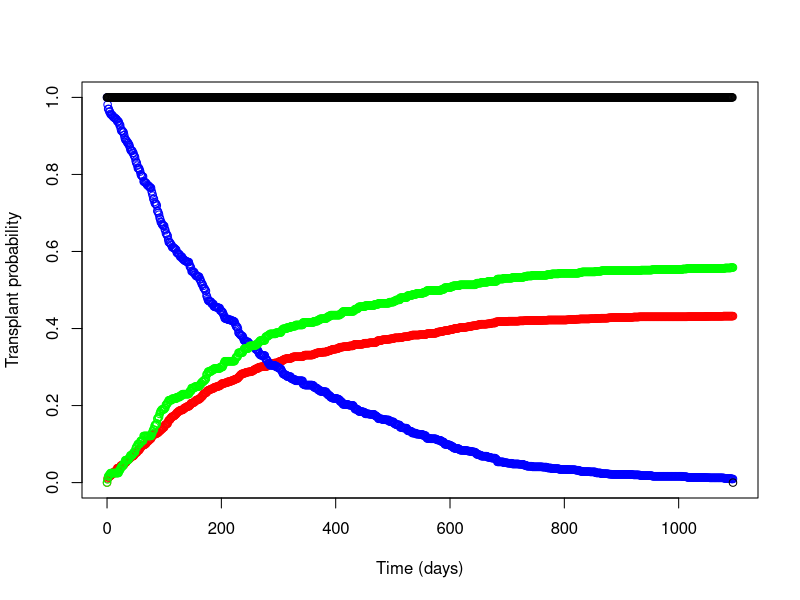

The R script that drew this image:
## Set work area/libname ##
setwd("F:\\Stats & Audit\\Shared\\Cardiothoracic\\Projects\\Outcomes from lung listing\\Modelling\\9. Work for David Speigenhalter\\October 2018\\Cox model work Dec 2020\\R work")

## Import data ##
survdata <- read.csv("lung wlist surv - categorical.csv")
param <- read.csv("wlist param - categorical.csv")
attach(survdata)
attach(param)

## Check data ##
head(survdata)
head(param)

## Adjusted capH will be - log(tx_surv) * exp(XB) ##

adjcox <- function(cent = "Newcastle", sex = 1, disgrp = "COPD", pred = "0", inhosp = 1, nyha = 3, age_grp = 4, prevthor = 1, bld = "O", bmi_grp = 2, fvc_grp = 3) {
  
  
  ## Calculate individual xbeta terms ##
  
  #Sex #
  if(sex == 1){tx_xbeta_sex = tx_sex_1 ; rem_xbeta_sex = rem_sex_1}
  if(sex == 2){tx_xbeta_sex = tx_sex_2 ; rem_xbeta_sex = rem_sex_2}

  #Disease group #
  if(disgrp == "COPD"){tx_xbeta_dis = tx_dis_copd; rem_xbeta_dis = rem_dis_copd}
  if(disgrp == "CF"){tx_xbeta_dis = tx_dis_cf; rem_xbeta_dis = rem_dis_cf}
  if(disgrp == "Other"){tx_xbeta_dis = tx_dis_oth; rem_xbeta_dis = rem_dis_oth}
  if(disgrp == "PF"){tx_xbeta_dis = tx_dis_pf; rem_xbeta_dis = rem_dis_pf}
  
  #Prednisolone group #
  if(pred == "0"){tx_xbeta_pred = tx_pred_0; rem_xbeta_pred = rem_pred_0}
  if(pred == "1-14"){tx_xbeta_pred = tx_pred_1_14; rem_xbeta_pred = rem_pred_1_14}
  if(pred == ">=15"){tx_xbeta_pred = tx_pred_15; rem_xbeta_pred = rem_pred_15}
  
  #In hospital #
  if(inhosp == 1){tx_xbeta_hosp = tx_in_hosp_1; rem_xbeta_hosp = rem_in_hosp_1}
  if(inhosp == 2){tx_xbeta_hosp = tx_in_hosp_2; rem_xbeta_hosp = rem_in_hosp_2}
  
  #NYHA #
  if(nyha == 1){tx_xbeta_nyha = tx_nyha_1; rem_xbeta_nyha = rem_nyha_1}
  if(nyha == 2){tx_xbeta_nyha = tx_nyha_2; rem_xbeta_nyha = rem_nyha_2}
  if(nyha == 3){tx_xbeta_nyha = tx_nyha_3; rem_xbeta_nyha = rem_nyha_3}
  if(nyha == 4){tx_xbeta_nyha = tx_nyha_4; rem_xbeta_nyha = rem_nyha_4}
  
  #Previous thoracotomy #
  if(prevthor == 1){tx_xbeta_prevthor = tx_prev_thor_1; rem_xbeta_prevthor = rem_prev_thor_1}
  if(prevthor == 2){tx_xbeta_prevthor = tx_prev_thor_2; rem_xbeta_prevthor = rem_prev_thor_2}
  
  #Blood group #
  if(bld == "O"){tx_xbeta_bld = tx_bld_1; rem_xbeta_bld = rem_bld_1}
  if(bld == "A"){tx_xbeta_bld = tx_bld_2; rem_xbeta_bld = rem_bld_2}
  if(bld == "B"){tx_xbeta_bld = tx_bld_3; rem_xbeta_bld = rem_bld_3}
  if(bld == "AB"){tx_xbeta_bld = tx_bld_4; rem_xbeta_bld = rem_bld_4}
  
  #BMI group #
  if(bmi_grp == 1){tx_xbeta_bmi = tx_bmi_1; rem_xbeta_bmi = rem_bmi_1}
  if(bmi_grp == 2){tx_xbeta_bmi = tx_bmi_2; rem_xbeta_bmi = rem_bmi_2}
  if(bmi_grp == 3){tx_xbeta_bmi = tx_bmi_3; rem_xbeta_bmi = rem_bmi_3}
  
  #FVC #
  if(fvc_grp == 1){tx_xbeta_fvc = tx_fvc_1; rem_xbeta_fvc = rem_fvc_1}
  if(fvc_grp == 2){tx_xbeta_fvc = tx_fvc_2; rem_xbeta_fvc = rem_fvc_2}
  if(fvc_grp == 3){tx_xbeta_fvc = tx_fvc_3; rem_xbeta_fvc = rem_fvc_3}
  if(fvc_grp == 4){tx_xbeta_fvc = tx_fvc_4; rem_xbeta_fvc = rem_fvc_4}
  
  #Age #
  if(age_grp == 1){tx_xbeta_age = tx_rage_1; rem_xbeta_age = rem_rage_1}
  if(age_grp == 2){tx_xbeta_age = tx_rage_2; rem_xbeta_age = rem_rage_2}
  if(age_grp == 3){tx_xbeta_age = tx_rage_3; rem_xbeta_age = rem_rage_3}
  if(age_grp == 4){tx_xbeta_age = tx_rage_4; rem_xbeta_age = rem_rage_4}
  if(age_grp == 5){tx_xbeta_age = tx_rage_5; rem_xbeta_age = rem_rage_5}
  
  
  ## Total xbetas ##
  tx_xbeta <- sum(tx_xbeta_sex, tx_xbeta_dis, tx_xbeta_pred, tx_xbeta_hosp, tx_xbeta_nyha, tx_xbeta_prevthor, tx_xbeta_bld, tx_xbeta_bmi, tx_xbeta_fvc, tx_xbeta_age)
  rem_xbeta <- sum(rem_xbeta_sex, rem_xbeta_dis, rem_xbeta_pred, rem_xbeta_hosp, rem_xbeta_nyha, rem_xbeta_prevthor, rem_xbeta_bld, rem_xbeta_bmi, rem_xbeta_fvc, rem_xbeta_age)
  
  ## Calculate cumulative hazard for each term ##
  capHtx <- -log(tx_surv) * exp (tx_xbeta)
  capHrem <- -log(rem_surv) * exp (rem_xbeta)
  
  basehaz <- data.frame(survdata, capHtx, capHrem)
  
  #Restrict to centre #
  centre <- basehaz[rec_unit==cent,]
  
  #Set up for 1 row per every day #
  days <- numeric(length = 1096)
  days <- 0:1095
  
  capHtx2 <- numeric(length = 1096)
  capHrem2 <- numeric(length = 1096)
  
  secondday <- centre$time[2]
  secondday
  
  ## delete second entry for day 0 - S(0) needs to start at 1 - only if second time entry is 0 ##
  
  if(secondday == 0){centre <- centre[-c(2),]}
  
  ## set up new dataset for day 0- 1095 - make sure there are data points for every day ##
  
  smoothed_cent <- data.frame(days)
  smoothed_cent$capHtx <- capHtx2
  smoothed_cent$capHrem <- capHrem2
  
  
  ## impute values from newc ##
  j<-1
  for (i in 1:1096){
    if (smoothed_cent$days[i] == centre$time[j] )
    {  smoothed_cent$capHtx[i] <- centre$capHtx[j]
    smoothed_cent$capHrem[i] <- centre$capHrem[j]
    j <- j + 1}
    else {smoothed_cent$capHtx[i] <- centre$capHtx[j-1]
    smoothed_cent$capHrem[i] <- centre$capHrem[j-1]
    }
  }
  
  
  dim(smoothed_cent)[1]
  
  capS <- numeric(length = dim(smoothed_cent)[1])
  capS[1] <- 1
  capF_tx <- numeric(length = dim(smoothed_cent)[1])
  capF_tx[1] <- 0
  capF_rem <- numeric(length = dim(smoothed_cent)[1])
  capF_rem[1] <- 0
  p_tx <- numeric(length = dim(smoothed_cent)[1])
  p_tx[1] <- 0
  p_rem <- numeric(length = dim(smoothed_cent)[1])
  p_rem[1] <- 0
  h_tx <- numeric(length = dim(smoothed_cent)[1])
  h_tx[1] <- 0
  h_rem <- numeric(length = dim(smoothed_cent)[1])
  h_rem[1] <- 0
  
  sumall <- numeric(length = dim(smoothed_cent)[1])
  sumall[1] <- 0
  
  
  for (i in 1:(dim(smoothed_cent)[1]-1)){
    h_tx[i] <- smoothed_cent$capHtx[i+1] - smoothed_cent$capHtx[i]
    p_tx[i] <- h_tx[i] * capS[i]
    capF_tx[i+1] <- capF_tx[i] + p_tx[i]
    
    h_rem[i] <- smoothed_cent$capHrem[i+1] - smoothed_cent$capHrem[i]
    p_rem[i] <- h_rem[i] * capS[i]
    capF_rem[i+1] <- capF_rem[i] + p_rem[i]
    
    capS[i+1] <- capS[i] - p_tx[i] - p_rem[i]
    
    sumall[i] <- capS[i] + capF_rem[i] + capF_tx[i]
    
  }
  
  out <- cbind(smoothed_cent, capS, capF_rem, capF_tx, sumall)
  
  return(out)
  

}

test <- adjcox (cent = "Newcastle", sex = 2, disgrp = "CF", inhosp = 2, bmi_grp = 1, fvc_grp = 2, bld = "A", age_grp = 1, pred = "1-14", nyha = 2, prevthor = 2)

#Plotting the output #
plot(y = test$capF_tx, x = test$days, ylab = "Transplant probability", xlab = "Time (days)", ylim = c(0, 1), col = "red")
points(y = test$capS, x = test$days, col = "blue")
points(y = test$capF_rem, x = test$days, col="green")
points(y = test$sumall, x = test$days, col="black")

